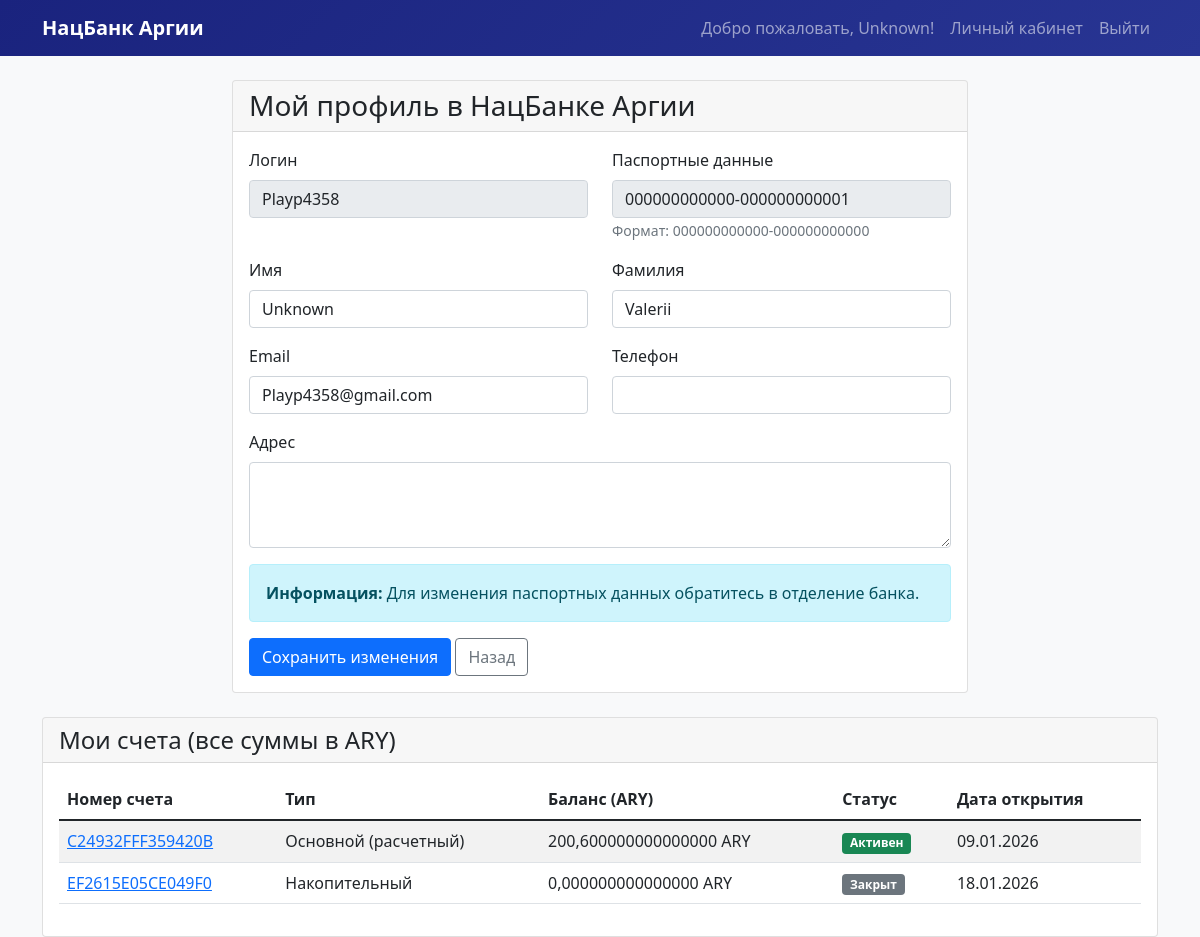
Screenshot of /profile/ (signed in) with the database file from the repository.
### bank/models.py (models this page shows, shortened)
class User(AbstractUser):
    passport_number = models.CharField(
        max_length=25,
        verbose_name='Паспортные данные',
        help_text='Номер паспорта в формате: 000000000000-000000000000',
        validators=[
            RegexValidator(
                regex=r'^\d{12}-\d{12}$',
                message='Введите номер паспорта в формате: 000000000000-000000000000 (12 цифр, дефис, 12 цифр)'
            )
        ]
    )
    phone = models.CharField(
        max_length=15,
        verbose_name='Телефон',
        blank=True,
        null=True
    )
    address = models.TextField(
        verbose_name='Адрес',
        blank=True,
        null=True
    )
    birth_date = models.DateField(
        verbose_name='Дата рождения',
        blank=True,
        null=True
    )
    display_currency = models.ForeignKey(
        'Currency',
        on_delete=models.SET_NULL,
        null=True,
        blank=True,
        verbose_name='Валюта отображения',
        help_text='Валюта, в которой пользователь видит свои счета'
    )
    class Meta:
        verbose_name = 'Пользователь'
        verbose_name_plural = 'Пользователи'

class Account(models.Model):
    ACCOUNT_TYPES = [
        ('CHECKING', 'Основной (расчетный)'),
        ('SAVINGS', 'Накопительный'),
        ('CREDIT', 'Кредитный'),
        ('TAX', 'Налоговый'),
        ('DEPOSIT', 'Депозитный'),
        ('GOVERNMENT', 'Государственный'),
        ('RESERVE', 'Резервный'),
        ('TREASURY', 'Казначейский'),
    ]
    STATUS_CHOICES = [
        ('ACTIVE', 'Активен'),
        ('PENDING', 'На рассмотрении'),
        ('FROZEN', 'Заморожен'),
        ('CLOSED', 'Закрыт'),
    ]
    user = models.ForeignKey(
        User,
        on_delete=models.CASCADE,
        related_name='accounts',
        null=True,  # Разрешаем null для счетов без владельца
        blank=True,  # Разрешаем пустое значение
        verbose_name='Владелец счета'
    )
    account_number = models.CharField(
        max_length=20,
        unique=True,
        default=generate_account_number,
        verbose_name='Номер счета',
        help_text='16-значный номер счета. Если оставить пустым, будет сгенерирован автоматически.'
    )
    account_type = models.CharField(max_length=10, choices=ACCOUNT_TYPES, default='CHECKING')
    currency = models.ForeignKey(Currency, on_delete=models.PROTECT, verbose_name='Валюта счета')
    balance = models.DecimalField(max_digits=30, decimal_places=15, default=0.00)
    created_at = models.DateTimeField(auto_now_add=True)
    is_active = models.BooleanField(default=True)
    status = models.CharField(max_length=10, choices=STATUS_CHOICES, default='ACTIVE')
    credit_limit = models.DecimalField(max_digits=30, decimal_places=15, default=0.00)
    interest_rate = models.DecimalField(max_digits=10, decimal_places=5, default=0.00, help_text='Процентная ставка')
    account_name = models.CharField(
        max_length=200,
        blank=True,
        null=True,
        verbose_name='Название счета',
        help_text='Для государственных счетов: название организации или назначение счета'
    )
    description = models.TextField(
        blank=True,
        null=True,
        verbose_name='Описание счета',
        help_text='Дополнительная информация о счете'
    )
    is_government = models.BooleanField(
        default=False,
        verbose_name='Государственный счет',
        help_text='Отметьте, если это государственный или бюджетный счет'
    )
    class Meta:
        verbose_name = 'Счет'
        verbose_name_plural = 'Счета'
    def get_balance_display(self, target_currency=None):
        """Отображение баланса с указанием валюты"""
        if target_currency is None:
            target_currency = self.currency
        balance = self.get_balance_in_currency(target_currency)
        symbol = target_currency.symbol
        if balance is None:
            return "Нет курса"
        if balance < Decimal('0'):
            return f'<span style="color: red;">{balance:.15f} {symbol}</span>'
        elif balance == Decimal('0'):
            return f'{balance} {symbol}'
        else:
            return f'<span style="color: green;">{balance:.15f} {symbol}</span>'
    get_balance_display.allow_tags = True
    get_balance_display.short_description = 'Баланс'

### bank/views.py (the view, shortened to what this page needs)
# urls.py: path('profile/', views.profile_view, name='profile'),
@login_required
def profile_view(request):
    user = request.user
    accounts = Account.objects.filter(user=user)
    display_currency = user.display_currency or Currency.objects.filter(is_primary=True, is_active=True).first()
    return render(request, 'bank/profile.html', {
        'user': user,
        'accounts': accounts,
        'display_currency': display_currency,
    })

### bank/templates/bank/profile.html (shortened to what this page needs)
{% extends 'base.html' %}
{% block content %}
<div class="row justify-content-center">
    <div class="col-md-8">
        <div class="card">
            <div class="card-header">
                <h3 class="card-title mb-0">Мой профиль в НацБанке Аргии</h3>
            </div>
            <div class="card-body">
                <form method="post">
                    <div class="row mb-3">
                        <div class="col-md-6">
                            <label class="form-label">Логин</label>
                            <input type="text" class="form-control" value="{{ user.username }}" readonly>
                        </div>
                        <div class="col-md-6">
                            <label class="form-label">Паспортные данные</label>
                            <input type="text" class="form-control" value="{{ user.passport_number }}" readonly>
                            <small class="form-text text-muted">Формат: 000000000000-000000000000</small>
                        </div>
                    </div>
                    <div class="row mb-3">
                        <div class="col-md-6">
                            <label for="first_name" class="form-label">Имя</label>
                            <input type="text" class="form-control" id="first_name" name="first_name" value="{{ user.first_name }}">
                        </div>
                        <div class="col-md-6">
                            <label for="last_name" class="form-label">Фамилия</label>
                            <input type="text" class="form-control" id="last_name" name="last_name" value="{{ user.last_name }}">
                        </div>
                    </div>
                    <div class="row mb-3">
                        <div class="col-md-6">
                            <label for="email" class="form-label">Email</label>
                            <input type="email" class="form-control" id="email" name="email" value="{{ user.email }}">
                        </div>
                        <div class="col-md-6">
                            <label for="phone" class="form-label">Телефон</label>
                            <input type="text" class="form-control" id="phone" name="phone" value="{{ user.phone|default_if_none:'' }}">
                        </div>
                    </div>
                    <div class="mb-3">
                        <label for="address" class="form-label">Адрес</label>
                        <textarea class="form-control" id="address" name="address" rows="3">{{ user.address|default_if_none:'' }}</textarea>
                    </div>
                    <div class="alert alert-info">
                        <strong>Информация:</strong> Для изменения паспортных данных обратитесь в отделение банка.
                    </div>
                    <button type="submit" class="btn btn-primary">Сохранить изменения</button>
                    <a href="{% url 'dashboard' %}" class="btn btn-outline-secondary">Назад</a>
                </form>
            </div>
        </div>
    </div>
</div>
<div class="row mt-4">
    <div class="col-md-12">
        <div class="card">
            <div class="card-header">
                <h4 class="card-title mb-0">Мои счета (все суммы в ARY)</h4>
            </div>
            <div class="card-body">
                {% if accounts %}
                    <div class="table-responsive">
                        <table class="table table-striped">
                            <thead>
                                <tr>
                                    <th>Номер счета</th>
                                    <th>Тип</th>
                                    <th>Баланс (ARY)</th>
                                    <th>Статус</th>
                                    <th>Дата открытия</th>
                                </tr>
                            </thead>
                            <tbody>
                                {% for account in accounts %}
                                    <tr>
                                        <td><a href="{% url 'account_detail' account.id %}">{{ account.account_number }}</a></td>
                                        <td>{{ account.get_account_type_display }}</td>
                                        <td>{{ account.balance }} ARY</td>
                                        <td>
                                            <span class="badge
                                                {% if account.status == 'ACTIVE' %}bg-success
                                                {% elif account.status == 'PENDING' %}bg-warning
                                                {% elif account.status == 'FROZEN' %}bg-danger
                                                {% else %}bg-secondary{% endif %}">
                                                {{ account.get_status_display }}
                                            </span>
                                        </td>
                                        <td>{{ account.created_at|date:"d.m.Y" }}</td>
                                    </tr>
                                {% endfor %}
                            </tbody>
                        </table>
                    </div>
                {% else %}
                    <div class="alert alert-info">
                        У вас пока нет открытых счетов.
                    </div>
                {% endif %}
            </div>
        </div>
    </div>
</div>
{% endblock %}

### bank/templates/base.html (shortened to what this page needs)
<!DOCTYPE html>
<html lang="ru">
<head>
    <link href="https://cdn.jsdelivr.net/npm/bootstrap@5.1.3/dist/css/bootstrap.min.css" rel="stylesheet">
</head>
<body>
    <nav class="navbar navbar-expand-lg navbar-dark bank-header">
        <div class="container">
            <a class="navbar-brand" href="{% url 'home' %}">
                <strong>НацБанк Аргии</strong>
            </a>
            <div class="navbar-nav ms-auto">
                {% if user.is_authenticated %}
                    <span class="nav-item nav-link">Добро пожаловать, {{ user.first_name }}!</span>
                    <a class="nav-item nav-link" href="{% url 'dashboard' %}">Личный кабинет</a>
                    <a class="nav-item nav-link" href="{% url 'logout' %}">Выйти</a>
                {% else %}
                    <a class="nav-item nav-link" href="{% url 'login' %}">Войти</a>
                    <a class="nav-item nav-link" href="{% url 'register' %}">Регистрация</a>
                {% endif %}
            </div>
        </div>
    </nav>
    <div class="container mt-4">
        {% block content %}{% endblock %}
    </div>
</body>
</html>

### bank/templates/base.html (style rules this page uses)
body { background-color: #f8f9fa; }
.bank-header { background: linear-gradient(135deg, #1a237e 0%, #283593 100%); color: white; }

### rows the page displays
User: first_name "Unknown", username "Playp4358", passport_number "000000000000-000000000001", last_name "Valerii", email "Playp4358@gmail.com"
Account: account_number "C24932FFF359420B", account_type "Основной (расчетный)", balance "200,600000000000000", status "Активен", created_at "09.01.2026"
Account: account_number "EF2615E05CE049F0", account_type "Накопительный", balance "0,000000000000000", status "Закрыт", created_at "18.01.2026"
